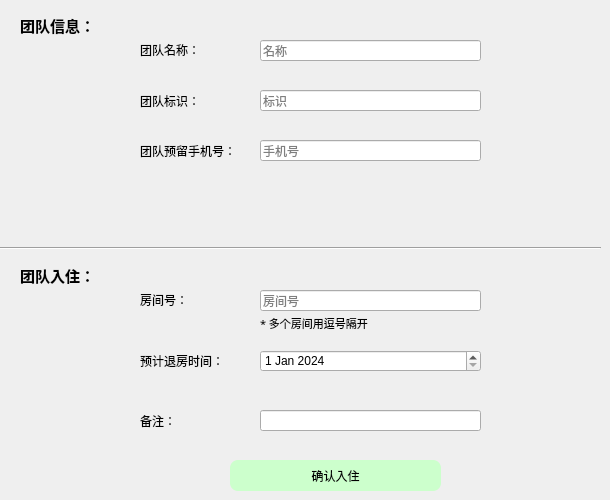
      <widget class="QWidget" name="page_7">
       <widget class="Line" name="line_5">
        <property name="geometry">
         <rect>
          <x>0</x>
          <y>240</y>
          <width>601</width>
          <height>16</height>
         </rect>
        </property>
        <property name="orientation">
         <enum>Qt::Horizontal</enum>
        </property>
       </widget>
       <widget class="QLabel" name="label_12">
        <property name="geometry">
         <rect>
          <x>140</x>
          <y>30</y>
          <width>101</width>
          <height>40</height>
         </rect>
        </property>
        <property name="styleSheet">
         <string notr="true">font: 9pt &quot;FontAwesome&quot;;</string>
        </property>
        <property name="text">
         <string>团队名称：</string>
        </property>
       </widget>
       <widget class="QLabel" name="label_4">
        <property name="geometry">
         <rect>
          <x>20</x>
          <y>260</y>
          <width>91</width>
          <height>31</height>
         </rect>
        </property>
        <property name="font">
         <font>
          <family>FontAwesome</family>
          <pointsize>11</pointsize>
          <weight>75</weight>
          <bold>true</bold>
         </font>
        </property>
        <property name="text">
         <string>团队入住：</string>
        </property>
       </widget>
       <widget class="QLabel" name="label_18">
        <property name="geometry">
         <rect>
          <x>140</x>
          <y>130</y>
          <width>121</width>
          <height>41</height>
         </rect>
        </property>
        <property name="styleSheet">
         <string notr="true">font: 9pt &quot;FontAwesome&quot;;</string>
        </property>
        <property name="text">
         <string>团队预留手机号：</string>
        </property>
       </widget>
       <widget class="QLineEdit" name="tphone">
        <property name="geometry">
         <rect>
          <x>260</x>
          <y>140</y>
          <width>221</width>
          <height>21</height>
         </rect>
        </property>
        <property name="placeholderText">
         <string>手机号</string>
        </property>
       </widget>
       <widget class="QLabel" name="label_19">
        <property name="geometry">
         <rect>
          <x>140</x>
          <y>280</y>
          <width>101</width>
          <height>40</height>
         </rect>
        </property>
        <property name="styleSheet">
         <string notr="true">font: 9pt &quot;FontAwesome&quot;;</string>
        </property>
        <property name="text">
         <string>房间号：</string>
        </property>
       </widget>
       <widget class="QLineEdit" name="tremark">
        <property name="geometry">
         <rect>
          <x>260</x>
          <y>410</y>
          <width>221</width>
          <height>21</height>
         </rect>
        </property>
        <property name="text">
         <string/>
        </property>
        <property name="placeholderText">
         <string/>
        </property>
       </widget>
       <widget class="QLabel" name="label_5">
        <property name="geometry">
         <rect>
          <x>20</x>
          <y>10</y>
          <width>91</width>
          <height>31</height>
         </rect>
        </property>
        <property name="font">
         <font>
          <family>FontAwesome</family>
          <pointsize>11</pointsize>
          <weight>75</weight>
          <bold>true</bold>
         </font>
        </property>
        <property name="text">
         <string>团队信息：</string>
        </property>
       </widget>
       <widget class="QLineEdit" name="tname">
        <property name="geometry">
         <rect>
          <x>260</x>
          <y>40</y>
          <width>221</width>
          <height>21</height>
         </rect>
        </property>
        <property name="placeholderText">
         <string>名称</string>
        </property>
       </widget>
       <widget class="QLabel" name="label_21">
        <property name="geometry">
         <rect>
          <x>140</x>
          <y>80</y>
          <width>101</width>
          <height>41</height>
         </rect>
        </property>
        <property name="styleSheet">
         <string notr="true">font: 9pt &quot;FontAwesome&quot;;</string>
        </property>
        <property name="text">
         <string>团队标识：</string>
        </property>
       </widget>
       <widget class="QDateEdit" name="tendtime">
        <property name="geometry">
         <rect>
          <x>260</x>
          <y>350</y>
          <width>221</width>
          <height>22</height>
         </rect>
        </property>
        <property name="dateTime">
         <datetime>
          <hour>0</hour>
          <minute>0</minute>
          <second>0</second>
          <year>2024</year>
          <month>1</month>
          <day>1</day>
         </datetime>
        </property>
       </widget>
       <widget class="QLabel" name="label_29">
        <property name="geometry">
         <rect>
          <x>140</x>
          <y>340</y>
          <width>101</width>
          <height>41</height>
         </rect>
        </property>
        <property name="styleSheet">
         <string notr="true">font: 9pt &quot;FontAwesome&quot;;</string>
        </property>
        <property name="text">
         <string>预计退房时间：</string>
        </property>
       </widget>
       <widget class="QLineEdit" name="tid">
        <property name="geometry">
         <rect>
          <x>260</x>
          <y>90</y>
          <width>221</width>
          <height>21</height>
         </rect>
        </property>
        <property name="placeholderText">
         <string>标识</string>
        </property>
       </widget>
       <widget class="QLineEdit" name="trid">
        <property name="geometry">
         <rect>
          <x>260</x>
          <y>290</y>
          <width>221</width>
          <height>21</height>
         </rect>
        </property>
        <property name="text">
         <string/>
        </property>
        <property name="placeholderText">
         <string>房间号</string>
        </property>
       </widget>
       <widget class="QPushButton" name="commitCheckinTeam">
        <property name="geometry">
         <rect>
          <x>230</x>
          <y>460</y>
          <width>211</width>
          <height>31</height>
         </rect>
        </property>
        <property name="styleSheet">
         <string notr="true">#commitCheckinTeam{background:#CCFFCC;
border-radius:8px}
#commitCheckinTeam:hover
{
background:#CCFF99
}</string>
        </property>
        <property name="text">
         <string>确认入住</string>
        </property>
       </widget>
       <widget class="QLabel" name="label_30">
        <property name="geometry">
         <rect>
          <x>140</x>
          <y>400</y>
          <width>101</width>
          <height>41</height>
         </rect>
        </property>
        <property name="styleSheet">
         <string notr="true">font: 9pt &quot;FontAwesome&quot;;</string>
        </property>
        <property name="text">
         <string>备注：</string>
        </property>
       </widget>
       <widget class="QLabel" name="label_6">
        <property name="geometry">
         <rect>
          <x>260</x>
          <y>315</y>
          <width>211</width>
          <height>16</height>
         </rect>
        </property>
        <property name="font">
         <font>
          <family>新宋体</family>
          <pointsize>8</pointsize>
         </font>
        </property>
        <property name="text">
         <string>* 多个房间用逗号隔开</string>
        </property>
       </widget>
      </widget>
